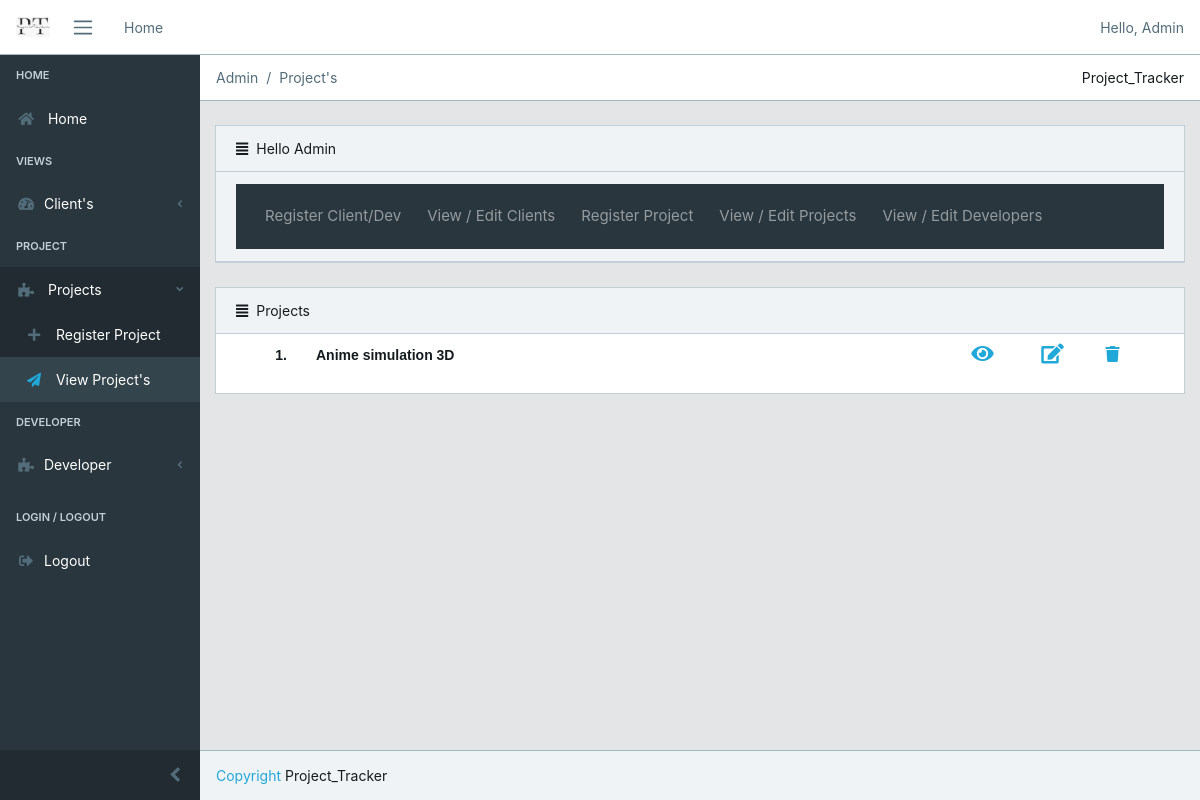
Page /project/projects/ (signed in) on the earlier database version.
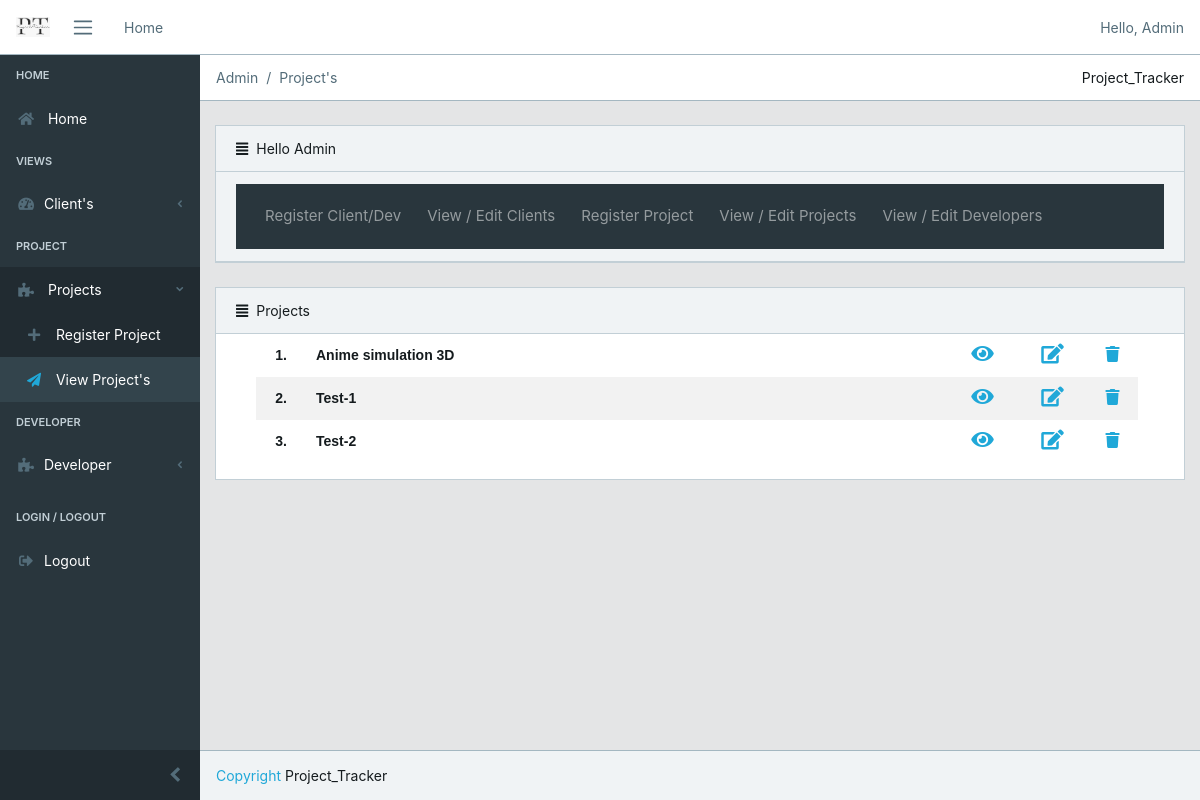
Same page on the later database version.
### project/models.py (models this page shows, shortened)
class Project(models.Model):
    name = models.CharField(max_length=80,default='NULL')
    efforts = models.IntegerField()
    dead_line = models.DateField()
    person= models.CharField(max_length=100,default='NULL')
    developer= models.CharField(max_length=100,default='NULL')
    complete_per = models.FloatField(max_length=2, validators = [MinValueValidator(0), MaxValueValidator(100)])
    description = models.TextField(blank=True)

### project/views.py (the view)
# urls.py: path('projects/', views.projects, name='projects'),
def projects(request):
    if request.user.is_authenticated:
        client=User.objects.all()
        project=Project.objects.all()
        return render(request,'projects.html',{'project':project,'client':client})
    else:
        return redirect('/login')

### templates/projects.html (shortened to what this page needs)
{% extends 'admin.html' %}
{% block breadcrumb %}
<li class="breadcrumb-item active">Admin</li>
<li class="breadcrumb-item active">Project's</li>
{% endblock breadcrumb%}
{% block content1 %}
<div class="card-header">
    <i class="fa fa-align-justify"></i>Projects
</div>
    <ol start="1">
    {% if project %}
  <table border=0 id='table1' align='left'>
    {% for i in project %}
    <tr id='tr1'>
      <td id='td1' width='50px' >
        {{forloop.counter}}.
      </td>
    <td id='td1' style='text-align: left;'>
    {{ i.name }}
    </td>
    <td id='td1' width='70px' align='center'>
      <a href="{% url 'project' i.id %}"><i class="fa fa-eye" style='cursor: pointer;font-size:20px'></i></a>
    </td>
    <td id='td1' width='70px' align='center'>
      <a href="{% url 'update_project' i.id %}"><i class="fa fa-edit" style='cursor: pointer;font-size:20px'></i></a></a>
    </td>
    <td id='td1' width='50px'>
      <a href="{% url 'remove_project' i.id %}"><i class="fa fa-trash" style='cursor: pointer;font-size:16px'></i></a>
    </td>
    </tr>
    {%endfor%}
  </table>
  {% else %}
    <h4 class = 'text-center alert alert-warning'>No records to show</h4>
    {% endif %}
</ol>
{% endblock %}

Differences in the rows shown:
added Project: name "Test-1"
added Project: name "Test-2"
